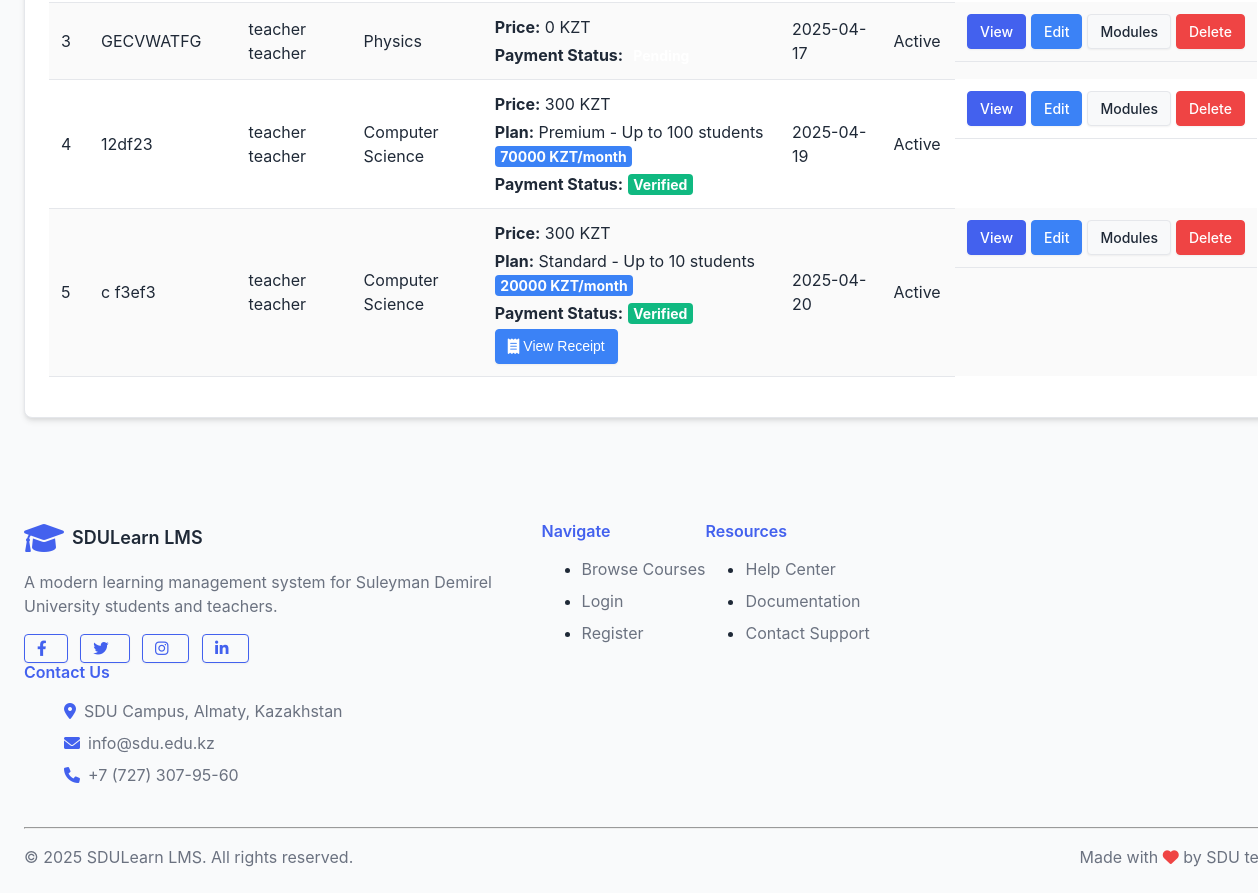
The page /admin/courses (signed in, lower part) on the database as committed earlier.
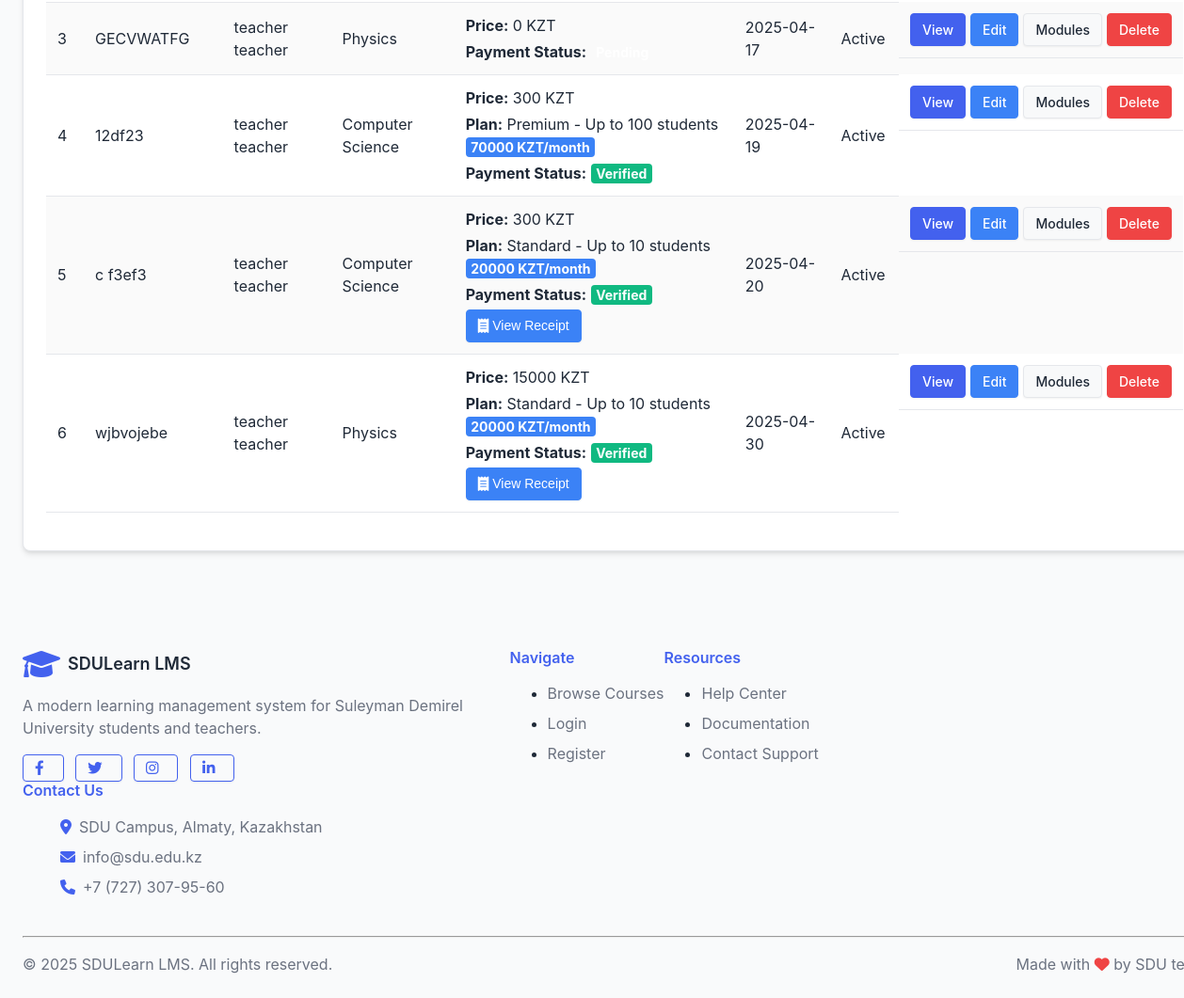
The same page on the database as committed later.
### lms/models/course.py (models this page shows, shortened)
class Course(db.Model):
    __tablename__ = 'courses'
    id = db.Column(db.Integer, primary_key=True)
    title = db.Column(db.String(100), nullable=False)
    description = db.Column(db.Text)
    category_id = db.Column(db.Integer, db.ForeignKey('categories.id'))
    teacher_id = db.Column(db.Integer, db.ForeignKey('users.id'), nullable=False)
    image_path = db.Column(db.String(255))
    is_active = db.Column(db.Boolean, default=True)  # Course activation status
    is_approved = db.Column(db.Boolean, default=False)  # Admin approval status
    created_at = db.Column(db.DateTime, default=datetime.utcnow)
    enrollment_price = db.Column(db.Integer, default=0)  # Price in KZT for student enrollment
    subscription_plan_id = db.Column(db.Integer, db.ForeignKey('teacher_subscription_plans.id'))
    payment_receipt_path = db.Column(db.String(255))  # Path to the teacher's payment receipt
    payment_verified = db.Column(db.Boolean, default=False)  # Whether the teacher's payment has been verified
    materials = db.relationship('Material', backref='course', lazy='dynamic', cascade="all, delete-orphan")
    assignments = db.relationship('Assignment', backref='course', lazy='dynamic', cascade="all, delete-orphan")
    enrollments = db.relationship('Enrollment', back_populates='course', lazy='dynamic', cascade="all, delete-orphan")
    modules = db.relationship('Module', backref='course', lazy='dynamic', cascade="all, delete-orphan")
    subscription_plan = db.relationship('TeacherSubscriptionPlan', backref='courses')

class Category(db.Model):
    __tablename__ = 'categories'
    id = db.Column(db.Integer, primary_key=True)
    name = db.Column(db.String(50), unique=True, nullable=False)
    description = db.Column(db.String(200))
    courses = db.relationship('Course', backref='category', lazy='dynamic')

class TeacherSubscriptionPlan(db.Model):
    __tablename__ = 'teacher_subscription_plans'
    id = db.Column(db.Integer, primary_key=True)
    name = db.Column(db.String(50), nullable=False)
    max_students = db.Column(db.Integer, nullable=False)
    price_per_month = db.Column(db.Integer, nullable=False)  # Price in KZT
    description = db.Column(db.String(255))

### lms/models/user.py (models this page shows, shortened)
class User(db.Model, UserMixin):
    __tablename__ = 'users'
    id = db.Column(db.Integer, primary_key=True)
    first_name = db.Column(db.String(50), nullable=False)
    last_name = db.Column(db.String(50), nullable=False)
    email = db.Column(db.String(120), unique=True, nullable=False)
    password_hash = db.Column(db.String(256), nullable=False)
    role_id = db.Column(db.Integer, db.ForeignKey('roles.id'), nullable=False)
    about_me = db.Column(db.Text, nullable=True)
    is_active = db.Column(db.Boolean, default=True)
    created_at = db.Column(db.DateTime, default=datetime.utcnow)
    updated_at = db.Column(db.DateTime, default=datetime.utcnow, onupdate=datetime.utcnow)
    certificate_path = db.Column(db.String(255), nullable=True, default=None)
    certificate_verified = db.Column(db.Boolean, nullable=True, default=False)
    certificate_submitted_at = db.Column(db.DateTime, nullable=True, default=None)
    certificate_description = db.Column(db.Text, nullable=True)
    created_courses = db.relationship('Course', backref='teacher', lazy='dynamic')
    enrollments = db.relationship('Enrollment', back_populates='student', lazy='dynamic')
    submissions = db.relationship('Submission', back_populates='student', lazy='dynamic')
    @property
    def password(self):
        raise AttributeError('Password is not a readable attribute')
    def is_admin(self):
        return self.role.name == 'admin'
    def get_full_name(self):
        return f"{self.first_name} {self.last_name}"

### lms/routes/admin.py (the view)
@admin_bp.route('/courses')
@login_required
@admin_required
def manage_courses():
    pending_courses = Course.query.filter_by(is_approved=False).all()
    approved_courses = Course.query.filter_by(is_approved=True).all()
    payment_pending_courses = Course.query.filter(
        Course.payment_receipt_path != None,
        Course.payment_verified == False
    ).all()
    return render_template('admin/courses.html',
                          pending_courses=pending_courses,
                          approved_courses=approved_courses,
                          payment_pending_courses=payment_pending_courses)

### app.py (called while the page is built)
@login_manager.user_loader
def load_user(user_id):
    return User.query.get(int(user_id))

### lms/routes/admin.py (called while the page is built)
def admin_required(f):
    @wraps(f)
    def decorated_function(*args, **kwargs):
        if not current_user.is_authenticated or not current_user.is_admin():
            flash('You do not have permission to access this page.', 'danger')
            return redirect(url_for('auth.login'))
        return f(*args, **kwargs)
    return decorated_function

### lms/templates/admin/courses.html (shortened to what this page needs)
{% extends 'base.html' %}
{% block content %}
<div class="card">
    <div class="card-body">
        <table class="table table-striped">
            <tbody>
                {% for course in approved_courses %}
                <tr>
                    <td>{{ course.id }}</td>
                    <td>{{ course.title }}</td>
                    <td>{{ course.teacher.get_full_name() }}</td>
                    <td>{{ course.category.name if course.category else 'Uncategorized' }}</td>
                    <td>
                        <div class="payment-info">
                            <p class="mb-1"><strong>Price:</strong> {{ course.enrollment_price }} KZT</p>
                            {% if course.subscription_plan %}
                                <p class="mb-1">
                                    <strong>Plan:</strong> {{ course.subscription_plan.name }}
                                    <span class="badge bg-info">{{ course.subscription_plan.price_per_month }} KZT/month</span>
                                </p>
                            {% endif %}
                            <p class="mb-0">
                                <strong>Payment Status:</strong>
                                {% if course.payment_verified %}
                                    <span class="badge bg-success">Verified</span>
                                {% else %}
                                    <span class="badge bg-warning">Pending</span>
                                {% endif %}
                            </p>
                            {% if course.payment_receipt_path %}
                                <button type="button" class="btn btn-sm btn-info mt-1" data-toggle="modal" data-target="#paymentModal{{ course.id }}">
                                    <i class="fas fa-receipt mr-1"></i> View Receipt
                                </button>
                            {% endif %}
                        </div>
                    </td>
                    <td>{{ course.created_at.strftime('%Y-%m-%d') }}</td>
                    <td>{{ 'Active' if course.is_active else 'Inactive' }}</td>
                    <td class="sz-10">
                        <a href="{{ url_for('course.view_course', course_id=course.id) }}" class="btn btn-sm btn-primary">View</a>
                        <a href="{{ url_for('admin.edit_course', course_id=course.id) }}" class="btn btn-sm btn-info">Edit</a>
                        <a href="{{ url_for('admin.manage_course_modules', course_id=course.id) }}" class="btn btn-sm btn-secondary">Modules</a>
                        <a href="{{ url_for('admin.delete_course', course_id=course.id) }}" class="btn btn-sm btn-danger" onclick="return confirm('Are you sure you want to delete this course? This action cannot be undone.')">Delete</a>
                    </td>
                </tr>
                {% else %}
                <tr>
                    <td colspan="7" class="text-center">No approved courses</td>
                </tr>
                {% endfor %}
            </tbody>
        </table>
    </div>
</div>
{% endblock %}

### lms/templates/base.html (shortened to what this page needs)
<!DOCTYPE html>
<html lang="en">
<head>
    <link rel="stylesheet" href="{{ url_for('static', filename='css/styles.css') }}">
    <link rel="stylesheet" href="https://cdnjs.cloudflare.com/ajax/libs/font-awesome/6.0.0-beta3/css/all.min.css">
</head>
<body>
    <div class="container py-4">
        {% block content %}{% endblock %}
    </div>
    <footer class="bg-white py-4 mt-5 border-top">
        <div class="container">
            <div class="row">
                <div class="col-md-4">
                    <div class="d-flex align-items-center mb-3">
                        <i class="fas fa-graduation-cap text-primary mr-2" style="font-size: 2rem;"></i>
                        <h5 class="mb-0">SDULearn LMS</h5>
                    </div>
                    <p class="text-muted">A modern learning management system for Suleyman Demirel University students and teachers.</p>
                    <div class="mt-3">
                        <a href="https://www.facebook.com/sdu.edu.kz/" target="_blank" class="btn btn-sm btn-outline-primary mr-2"><i class="fab fa-facebook-f"></i></a>
                        <a href="https://twitter.com/SDUAlmaty" target="_blank" class="btn btn-sm btn-outline-primary mr-2"><i class="fab fa-twitter"></i></a>
                        <a href="https://www.instagram.com/sdu_university/" target="_blank" class="btn btn-sm btn-outline-primary mr-2"><i class="fab fa-instagram"></i></a>
                        <a href="https://www.linkedin.com/school/suleyman-demirel-university/" target="_blank" class="btn btn-sm btn-outline-primary"><i class="fab fa-linkedin-in"></i></a>
                    </div>
                </div>
                <div class="col-md-2">
                    <h6 class="mb-3 text-primary">Navigate</h6>
                    <ul class="list-unstyled">
                        <li class="mb-2"><a href="{{ url_for('student.browse_courses') }}" class="text-muted">Browse Courses</a></li>
                        <li class="mb-2"><a href="{{ url_for('auth.login') }}" class="text-muted">Login</a></li>
                        <li class="mb-2"><a href="{{ url_for('auth.register') }}" class="text-muted">Register</a></li>
                    </ul>
                </div>
                <div class="col-md-2">
                    <h6 class="mb-3 text-primary">Resources</h6>
                    <ul class="list-unstyled">
                        <li class="mb-2"><a href="https://sdu.edu.kz/help-center/" target="_blank" class="text-muted">Help Center</a></li>
                        <li class="mb-2"><a href="https://sdu.edu.kz/documentation/" target="_blank" class="text-muted">Documentation</a></li>
                        <li class="mb-2"><a href="mailto:info@sdu.edu.kz" class="text-muted">Contact Support</a></li>
                    </ul>
                </div>
                <div class="col-md-4">
                    <h6 class="mb-3 text-primary">Contact Us</h6>
                    <ul class="list-unstyled">
                        <li class="mb-2 d-flex align-items-center">
                            <i class="fas fa-map-marker-alt text-primary mr-2"></i>
                            <span class="text-muted">SDU Campus, Almaty, Kazakhstan</span>
                        </li>
                        <li class="mb-2 d-flex align-items-center">
                            <i class="fas fa-envelope text-primary mr-2"></i>
                            <span class="text-muted">info@sdu.edu.kz</span>
                        </li>
                        <li class="mb-2 d-flex align-items-center">
                            <i class="fas fa-phone text-primary mr-2"></i>
                            <span class="text-muted">+7 (727) 307-95-60</span>
                        </li>
                    </ul>
                </div>
            </div>
            <hr class="mt-4 mb-3">
            <div class="d-flex justify-content-between align-items-center">
                <p class="mb-0 text-muted">© 2025 SDULearn LMS. All rights reserved.</p>
                <p class="mb-0 text-muted">Made with <i class="fas fa-heart text-danger"></i> by SDU team</p>
            </div>
        </div>
    </footer>
</body>
</html>

Rows that differ between the two databases and show on the page:
added Course: id "6", title "wjbvojebe", teacher.get_full_name "teacher teacher", category "Physics", enrollment_price "15000", subscription_plan.name "Standard - Up to 10 students", subscription_plan.price_per_month "20000", payment_verified "Verified", created_at "2025-04-30", is_active "Active"
